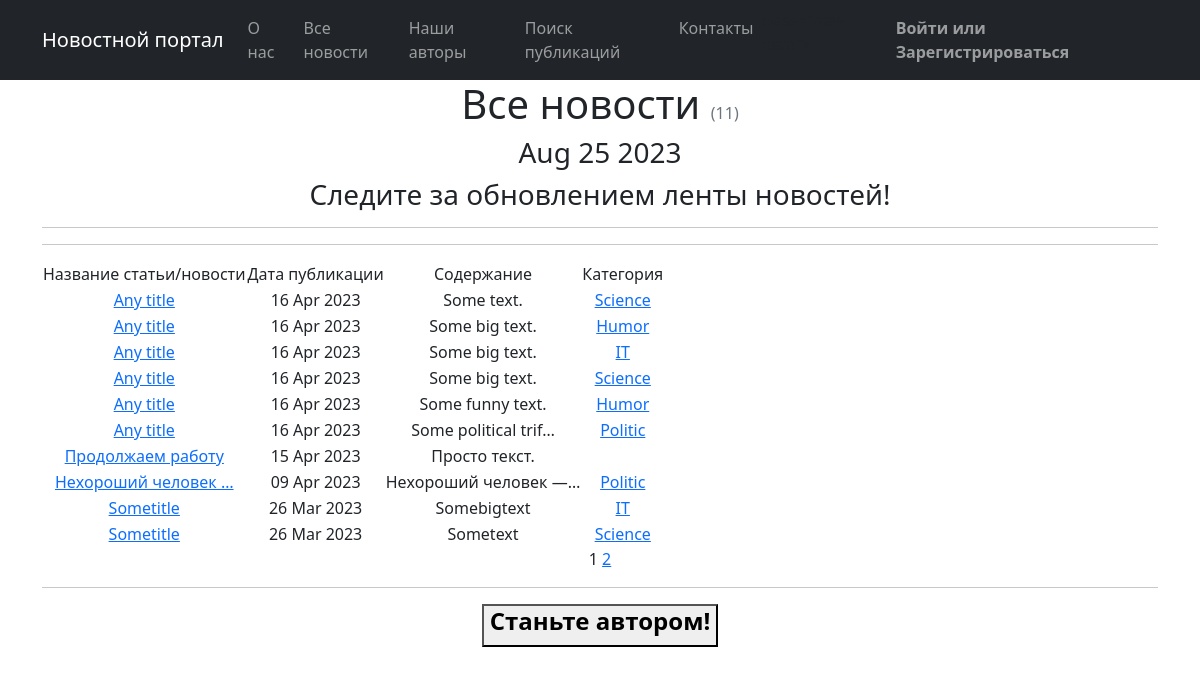
Before: /news/ with the older database file.
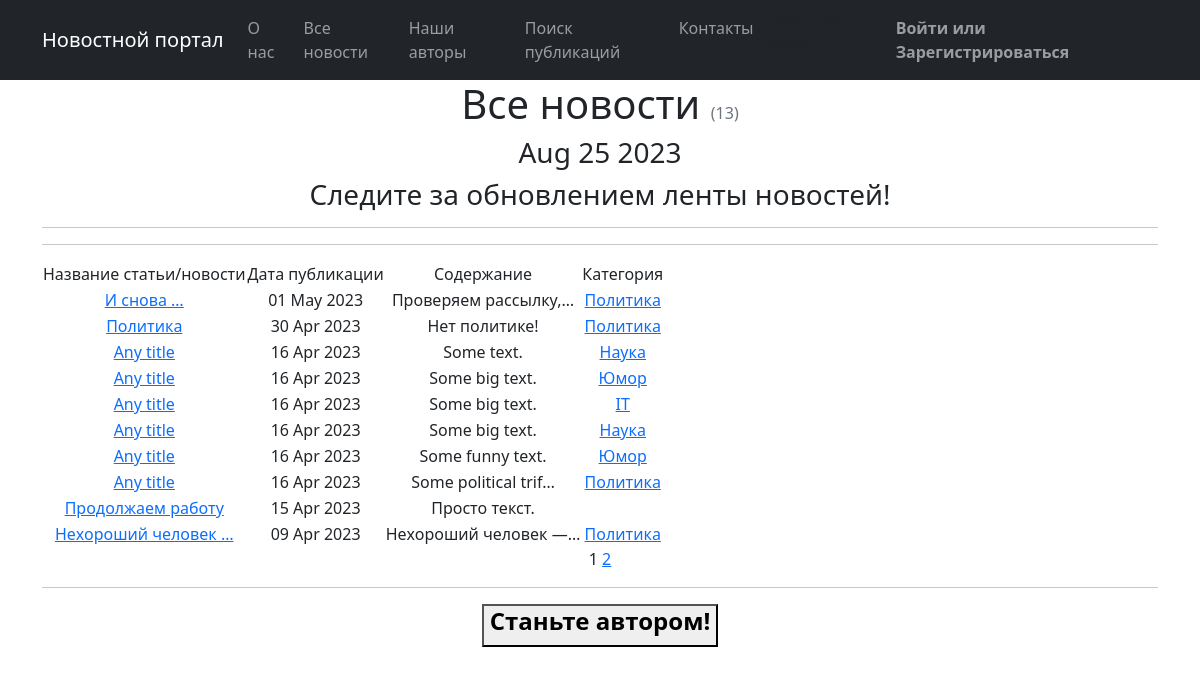
After: the same page with the newer database file.
### news/models.py (models this page shows, shortened)
class Post(models.Model):
    author = models.ForeignKey(Author, on_delete=models.CASCADE)
    NEWS = 'NW'
    ARTICLE = 'AR'
    CATEGORY_CHOICES = (
        (NEWS, 'Новость'),
        (ARTICLE, 'Статья')
    )
    categoryType = models.CharField(max_length=2, choices=CATEGORY_CHOICES, default=ARTICLE)
    dateCreation = models.DateTimeField(auto_now_add=True)
    postCategory = models.ManyToManyField(Category, through='PostCategory')
    title = models.CharField(max_length=128)
    text = models.TextField()
    rating = models.SmallIntegerField(default=0)

class Category(models.Model):
    name = models.CharField(max_length=64, unique=True)
    subscribers = models.ManyToManyField(User, blank=True, null=True, related_name='categories')
    def __str__(self):
        return f'{self.name}'

### news/views.py (the view)
# urls.py: path('', cache_page(60)(NewsList.as_view()), name='news_list'),
class NewsList(ListView):
    model = Post
    ordering = '-dateCreation'
    template_name = 'news.html'
    context_object_name = 'News'
    paginate_by = 10
    def get_context_data(self, **kwargs):
        context = super().get_context_data(**kwargs)
        context['time_now'] = datetime.utcnow()
        context['next_news'] = None
        context['is_author'] = self.request.user.groups.filter(name='authors').exists()
        return context

### news/templatetags/custom_filters.py (called while the page is built)
@register.filter()
def censor(text):
    check_text = text.lower().split(' ')
    for i in range(len(check_text)):
        if check_text[i] in BANNED_WORDS:
            check_text[i] = ''.join('*' * len(check_text[i]))
    text = ' '.join(check_text).capitalize()
    return f'{text}'

### news/templatetags/custom_tags.py (called while the page is built)
@register.simple_tag()
def current_time(format_string='%b %d %Y'):
    return datetime.utcnow().strftime(format_string)

### templates/news.html (shortened to what this page needs)
{% extends 'flatpages/default.html' %}
{% load custom_filters %}
{% load custom_tags %}
{% block content %}
<h1 class="text-center">Все новости <span class="text-muted fs-6 fw-normal">({{ page_obj.paginator.count }})</span></h1>
    <h3>{% current_time '%b %d %Y' %}</h3>
    <h3> {{ next_news|default_if_none:"Следите за обновлением ленты новостей!" }} </h3>
    <hr>
    <hr>
    {% if News %}
        <table>
           <tr>
               <td>
                   Название статьи/новости
               </td>
               <td>
                   Дата публикации
               </td>
               <td>
                   Содержание
               </td>
               <td>Категория</td>
           </tr>
           {% for news_id in News %}
           <tr>
               <td>
                   <a href="{% url 'news_detail' pk=news_id.id %}">{{ news_id.title|truncatewords:2|censor }}</a>
               </td>
               <td>{{ news_id.dateCreation|date:'d M Y' }}</td>
               <td>{{ news_id.text|truncatechars:20|censor }}</td>
               <td>{% for category in news_id.postCategory.all %}
                   <a href="{% url 'categories' category.id %}">{{ category }}</a>
                   {% endfor %}
               </td>
               <td>
                </td>
           </tr>
            {% endfor %}
       </table>
    {% else %}
       <h2>Новостей нет!</h2>
    {% endif %}
   {{ page_obj.number }}
   {% if page_obj.has_next %}
       <a href="?page={{ page_obj.next_page_number }}">{{ page_obj.next_page_number }}</a>
   {% endif %}
    <hr>
    {% if not is_author %}
    <button>
        <a class="nav-link" href="{% url 'account_upgrade' %}">
            <h4><strong>Станьте автором!</strong></h4>
        </a>
    </button>
{% endif %}
{% endblock content %}

Changed rows visible on the page:
no longer on this page (row unchanged): Post: title|censor "Sometitle", dateCreation "26 Mar 2023", text|censor "Somebigtext", Category (name "IT")
no longer on this page (row unchanged): Post: title|censor "Sometitle", dateCreation "26 Mar 2023", text|censor "Sometext", Category (name "Science")
added Post: title|censor "И снова …", dateCreation "01 May 2023", text|censor "Проверяем рассылку,…", Category (name "Политика")
changed Category: name "Politic" → "Политика"
added Post: title|censor "Политика", dateCreation "30 Apr 2023", text|censor "Нет политике!", Category (name "Политика")
changed Category: name "Science" → "Наука"
changed Category: name "Humor" → "Юмор"
Other visible differences:
{{ page_obj.paginator.count }}: "11" → "13"
